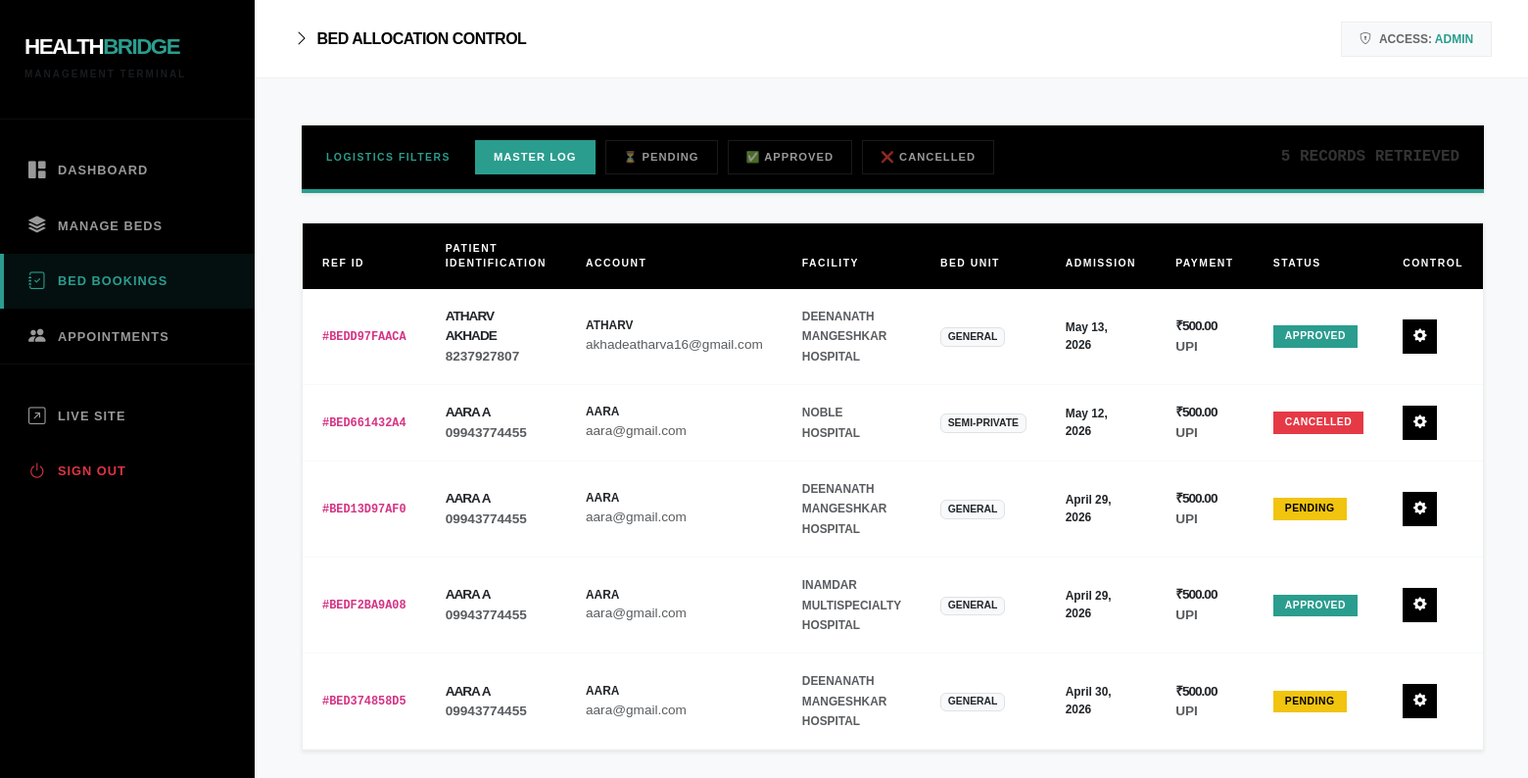
/admin-panel/bookings/ (signed in), run on the app's committed database.
### core/models.py (models this page shows, shortened)
class BedBooking(models.Model):
    booking_id = models.CharField(max_length=20, unique=True, editable=False)
    user = models.ForeignKey(User, on_delete=models.SET_NULL, null=True, blank=True, related_name='bed_bookings')
    hospital = models.ForeignKey(Hospital, on_delete=models.CASCADE, related_name='bed_bookings')
    patient_name = models.CharField(max_length=200)
    patient_age = models.PositiveIntegerField()
    patient_gender = models.CharField(max_length=10, choices=[('Male','Male'),('Female','Female'),('Other','Other')])
    patient_phone = models.CharField(max_length=15)
    patient_email = models.EmailField(blank=True)
    patient_address = models.TextField()
    aadhar_number = models.CharField(max_length=12, blank=True)
    medical_condition = models.TextField()
    bed_type = models.CharField(max_length=20, choices=BED_TYPES, default='General')
    admission_date = models.DateField()
    expected_days = models.PositiveIntegerField(default=1)
    services_required = models.TextField(blank=True)
    emergency_contact_name = models.CharField(max_length=200)
    emergency_contact_phone = models.CharField(max_length=15)
    emergency_contact_relation = models.CharField(max_length=50)
    payment_method = models.CharField(max_length=20, choices=PAYMENT_METHODS, blank=True)
    amount_paid = models.DecimalField(max_digits=10, decimal_places=2, default=500.00)
    payment_status = models.CharField(max_length=20, default='Paid')
    status = models.CharField(max_length=20, choices=STATUS_CHOICES, default='Pending')
    created_at = models.DateTimeField(auto_now_add=True)
    updated_at = models.DateTimeField(auto_now=True)
    admin_notes = models.TextField(blank=True)
    class Meta:
        ordering = ['-created_at']

class Hospital(models.Model):
    name = models.CharField(max_length=200)
    area = models.CharField(max_length=100, choices=PUNE_AREAS)
    address = models.TextField()
    phone = models.CharField(max_length=20)
    email = models.EmailField(blank=True)
    description = models.TextField(blank=True)
    image = models.ImageField(upload_to="hospital_photos/", blank=True, null=True)
    image_url = models.URLField(blank=True, help_text="External image URL fallback")
    total_beds = models.PositiveIntegerField(default=0)
    available_beds = models.PositiveIntegerField(default=0)
    icu_beds = models.PositiveIntegerField(default=0)
    available_icu_beds = models.PositiveIntegerField(default=0)
    emergency = models.BooleanField(default=True)
    rating = models.DecimalField(max_digits=3, decimal_places=1, default=4.0)
    established_year = models.PositiveIntegerField(blank=True, null=True)
    latitude = models.DecimalField(max_digits=9, decimal_places=6, blank=True, null=True)
    longitude = models.DecimalField(max_digits=9, decimal_places=6, blank=True, null=True)
    is_active = models.BooleanField(default=True)
    created_at = models.DateTimeField(auto_now_add=True)
    class Meta:
        ordering = ['name']

### core/admin_views.py (the view)
# urls.py: path('admin-panel/bookings/',   admin_views.manage_bookings,          name='manage_bookings'),
@login_required(login_url='/admin-panel/login/')
def manage_bookings(request):
    if not request.user.is_staff:
        return redirect('user_dashboard')
    status_filter = request.GET.get('status', '')
    bookings = BedBooking.objects.select_related('hospital', 'user').order_by('-created_at')
    if status_filter:
        bookings = bookings.filter(status=status_filter)
    return render(request, 'admin_panel/manage_bookings.html', {
        'bookings': bookings, 'status_filter': status_filter,
    })

### templates/admin_panel/manage_bookings.html (shortened to what this page needs)
{% extends 'admin_panel/base_admin.html' %}
{% block page_title %}Bed Allocation Control{% endblock %}
{% block nav_bookings %}active-block{% endblock %}
{% block content %}
<div class="terminal-filter shadow-sm" data-aos="fade-down">
    <span class="filter-label">Logistics Filters</span>
    <a href="{% url 'manage_bookings' %}" class="btn-terminal {% if not status_filter %}active{% endif %}">Master Log</a>
    <a href="?status=Pending"   class="btn-terminal {% if status_filter == 'Pending' %}active{% endif %}">⏳ Pending</a>
    <a href="?status=Approved"  class="btn-terminal {% if status_filter == 'Approved' %}active{% endif %}">✅ Approved</a>
    <a href="?status=Cancelled" class="btn-terminal {% if status_filter == 'Cancelled' %}active{% endif %}">❌ Cancelled</a>
    <span class="ms-auto fw-bold text-teal extra-small font-monospace">{{ bookings.count }} RECORDS RETRIEVED</span>
</div>
<div class="admin-inventory-grid shadow-sm" data-aos="fade-up">
    <div class="table-responsive">
        <table class="table table-hover mb-0">
            <thead class="table-head-terminal">
                <tr>
                    <th>Ref ID</th>
                    <th>Patient Identification</th>
                    <th>Account</th>
                    <th>Facility</th>
                    <th>Bed Unit</th>
                    <th>Admission</th>
                    <th>Payment</th>
                    <th>Status</th>
                    <th>Control</th>
                </tr>
            </thead>
            <tbody>
                {% for booking in bookings %}
                <tr>
                    <td><code class="fw-bold text-teal">#{{ booking.booking_id }}</code></td>
                    <td>
                        <div class="fw-black">{{ booking.patient_name|upper }}</div>
                        <div class="text-muted extra-small fw-bold">{{ booking.patient_phone }}</div>
                    </td>
                    <td>
                        {% if booking.user %}
                        <div class="small fw-bold">{{ booking.user.username|upper }}</div>
                        <div class="extra-small text-muted">{{ booking.user.email }}</div>
                        {% else %}<span class="text-muted">—</span>{% endif %}
                    </td>
                    <td><span class="fw-bold small text-muted">{{ booking.hospital.name|upper }}</span></td>
                    <td><span class="badge bg-light text-dark border fw-bold" style="font-size: 0.65rem;">{{ booking.bed_type|upper }}</span></td>
                    <td><div class="fw-bold small">{{ booking.admission_date }}</div></td>
                    <td>
                        <div class="fw-black text-dark">₹{{ booking.amount_paid }}</div>
                        <div class="extra-small text-muted fw-bold">{{ booking.payment_method|upper }}</div>
                    </td>
                    <td>
                        <span class="badge-industrial badge
                            {% if booking.status == 'Approved' %}bg-approved-teal
                            {% elif booking.status == 'Cancelled' %}bg-cancelled-red
                            {% else %}bg-pending-yellow{% endif %}">
                            {{ booking.status }}
                        </span>
                    </td>
                    <td>
                        <button class="btn-edit-terminal" data-bs-toggle="modal" data-bs-target="#bookingModal{{ booking.id }}">
                            <i class="bi bi-gear-fill"></i>
                        </button>
                    </td>
                </tr>
                {% empty %}
                <tr><td colspan="9" class="text-center py-5 text-muted fw-bold">DATABASE EMPTY: NO LOGS FOUND</td></tr>
                {% endfor %}
            </tbody>
        </table>
    </div>
</div>
{% endblock %}

### templates/admin_panel/base_admin.html (shortened to what this page needs)
<!DOCTYPE html>
<html lang="en">
<head>
    <link href="https://cdn.jsdelivr.net/npm/bootstrap@5.3.0/dist/css/bootstrap.min.css" rel="stylesheet">
    <link href="https://cdn.jsdelivr.net/npm/bootstrap-icons@1.11.0/font/bootstrap-icons.css" rel="stylesheet">
    {% load static %}
</head>
<body>
<div class="d-flex">
    <div class="sidebar flex-column">
        <div class="sidebar-brand">
            <h1 class="brand-text">HEALTH<span>BRIDGE</span></h1>
            <small class="text-muted fw-bold" style="font-size: 10px; letter-spacing: 2px;">MANAGEMENT TERMINAL</small>
        </div>
        <nav class="nav flex-column mt-4 flex-grow-1">
            <a class="nav-link {% block nav_dashboard %}{% endblock %}" href="{% url 'admin_dashboard' %}">
                <i class="bi bi-grid-1x2-fill"></i>Dashboard
            </a>
            <a class="nav-link {% block nav_beds %}{% endblock %}" href="{% url 'manage_beds' %}">
                <i class="bi bi-stack"></i>Manage Beds
            </a>
            <a class="nav-link {% block nav_bookings %}{% endblock %}" href="{% url 'manage_bookings' %}">
                <i class="bi bi-journal-check"></i>Bed Bookings
            </a>
            <a class="nav-link {% block nav_appointments %}{% endblock %}" href="{% url 'manage_appointments' %}">
                <i class="bi bi-people-fill"></i>Appointments
            </a>
            <div class="mt-auto border-top border-secondary border-opacity-10 py-4">
                <a class="nav-link" href="{% url 'index' %}" target="_blank">
                    <i class="bi bi-arrow-up-right-square"></i>Live Site
                </a>
                <a class="nav-link text-danger" href="{% url 'admin_logout' %}">
                    <i class="bi bi-power"></i>Sign Out
                </a>
            </div>
        </nav>
    </div>
    <div class="main-wrapper flex-grow-1">
        <header class="top-navbar">
            <h5 class="page-title">
                <i class="bi bi-chevron-right text-teal me-2"></i>{% block page_title %}Dashboard Overview{% endblock %}
            </h5>
            <div class="d-flex align-items-center gap-3">
                <div class="admin-user-pill">
                    <i class="bi bi-shield-lock me-2"></i>ACCESS: <span>{{ request.user.username }}</span>
                </div>
            </div>
        </header>
        <div class="p-5">
            {% block content %}{% endblock %}
        </div>
    </div>
</div>
</body>
</html>

### templates/admin_panel/base_admin.html (style rules this page uses)
body { font-family: "source code pro", Arial, sans-serif; background-color: #f4f7f6; color: #333; margin: 0; overflow-x: hidden; }
h1, h2, h3, h4, h5, .fw-black { font-weight: 900; letter-spacing: -1px; text-transform: uppercase; }
.sidebar { width: 260px; min-height: 100vh; background: #000000; position: fixed; left: 0; top: 0; z-index: 1000; transition: all 0.3s; }
.sidebar-brand { padding: 35px 25px; border-bottom: 1px solid rgba(255,255,255,0.05); }
.sidebar-brand .brand-text { font-weight: 900; text-transform: uppercase; letter-spacing: -1.5px; color: #fff; font-size: 1.4rem; margin: 0; }
.sidebar-brand span { color: #2a9d8f; }
.nav-link { color: rgba(255,255,255,0.6); padding: 15px 25px; font-size: 0.8rem; font-weight: bold; text-transform: uppercase; letter-spacing: 1px; border-left: 4px solid transparent; transition: 0.2s ease-in-out; display: flex; align-items: center; }
.nav-link i { font-size: 1.1rem; width: 30px; }
.nav-link.active, .nav-link.active-block { color: #2a9d8f !important; background: rgba(42, 157, 143, 0.1); border-left: 4px solid #2a9d8f; }
.main-wrapper { margin-left: 260px; min-height: 100vh; display: flex; flex-direction: column; }
.top-navbar { background: #ffffff; height: 80px; display: flex; align-items: center; justify-content: space-between; padding: 0 40px; border-bottom: 1px solid #eef0f2; position: sticky; top: 0; z-index: 999; }
.page-title { font-weight: 900; text-transform: uppercase; font-size: 1rem; margin: 0; letter-spacing: -0.5px; color: #000; }
.admin-user-pill { background: #f8f9fa; border: 1px solid #eee; padding: 8px 18px; font-size: 0.75rem; font-weight: 900; text-transform: uppercase; color: #666; }
.admin-user-pill span { color: #2a9d8f; }

### templates/admin_panel/manage_bookings.html (style rules this page uses)
body { font-family: "source code pro", Arial, sans-serif; background-color: #f8f9fa; }
.fw-black { font-weight: 900; letter-spacing: -1px; text-transform: uppercase; }
.terminal-filter { background: #000; padding: 15px 25px; border-bottom: 4px solid #2a9d8f; margin-bottom: 30px; display: flex; align-items: center; flex-wrap: wrap; gap: 10px; }
.filter-label { font-size: 0.65rem; font-weight: 900; color: #2a9d8f; text-transform: uppercase; letter-spacing: 1.5px; margin-right: 15px; }
.btn-terminal { font-size: 0.7rem; font-weight: 900; text-transform: uppercase; letter-spacing: 1px; padding: 8px 18px; border-radius: 0; border: 1px solid rgba(255,255,255,0.1); color: rgba(255,255,255,0.6); transition: 0.3s; text-decoration: none; }
.btn-terminal.active { background: #2a9d8f; color: #fff; border-color: #2a9d8f; }
.admin-inventory-grid { background: #fff; border: 1px solid #eee; box-shadow: 0 10px 30px rgba(0,0,0,0.02); }
.table-head-terminal th { background: #000; color: #fff; font-size: 0.65rem; text-transform: uppercase; letter-spacing: 1.5px; padding: 18px 20px; border: none; }
.table tbody td { padding: 18px 20px; font-size: 0.85rem; vertical-align: middle; border-bottom: 1px solid #f8f9fa; }
.badge-industrial { border-radius: 0; padding: 6px 12px; font-size: 0.65rem; font-weight: 900; text-transform: uppercase; letter-spacing: 0.5px; }
.bg-approved-teal { background: #2a9d8f; color: #fff; }
.bg-pending-yellow { background: #f1c40f; color: #000; }
.bg-cancelled-red { background: #e63946; color: #fff; }
.btn-edit-terminal { background: #000; color: #fff; width: 35px; height: 35px; display: inline-flex; align-items: center; justify-content: center; border: none; transition: 0.3s; }

### data on the page
BedBooking: booking_id "BEDD97FAACA", patient_name "ATHARV AKHADE", patient_phone "8237927807", user.username "ATHARV", user.email "akhadeatharva16@gmail.com", hospital.name "DEENANATH MANGESHKAR HOSPITAL", bed_type "GENERAL", admission_date "May 13, 2026", amount_paid "500.00", payment_method "UPI", status "APPROVED"
BedBooking: booking_id "BED661432A4", patient_name "AARA A", patient_phone "09943774455", user.username "AARA", user.email "aara@gmail.com", hospital.name "NOBLE HOSPITAL", bed_type "SEMI-PRIVATE", admission_date "May 12, 2026", amount_paid "500.00", payment_method "UPI", status "CANCELLED"
BedBooking: booking_id "BED13D97AF0", patient_name "AARA A", patient_phone "09943774455", user.username "AARA", user.email "aara@gmail.com", hospital.name "DEENANATH MANGESHKAR HOSPITAL", bed_type "GENERAL", admission_date "April 29, 2026", amount_paid "500.00", payment_method "UPI", status "PENDING"
BedBooking: booking_id "BEDF2BA9A08", patient_name "AARA A", patient_phone "09943774455", user.username "AARA", user.email "aara@gmail.com", hospital.name "INAMDAR MULTISPECIALTY HOSPITAL", bed_type "GENERAL", admission_date "April 29, 2026", amount_paid "500.00", payment_method "UPI", status "APPROVED"
BedBooking: booking_id "BED374858D5", patient_name "AARA A", patient_phone "09943774455", user.username "AARA", user.email "aara@gmail.com", hospital.name "DEENANATH MANGESHKAR HOSPITAL", bed_type "GENERAL", admission_date "April 30, 2026", amount_paid "500.00", payment_method "UPI", status "PENDING"

### other printed values
{{ request.user.username }} "ADMIN"
{{ bookings.count }} "5"
